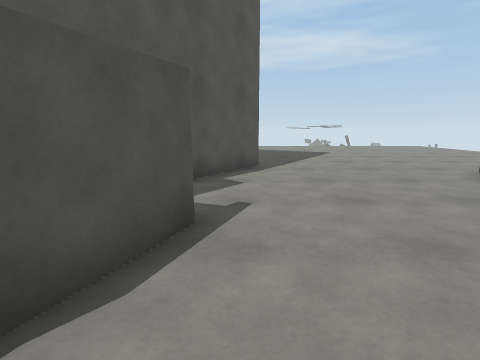
[1] (above)

22 first-person views from a walk through a scene from a Unity 3-D project. The camera is 1.2 m above the floor, tilts 10° down and sees 80° across. The floor is counted in squares, 1 m on a side. Each view is taken from the middle of a square. On the plan, view 1 faces up. The plan holds only what a view shows up to about 13 squares ahead; the rest is blank. The place goes on beyond the plan.

[2]
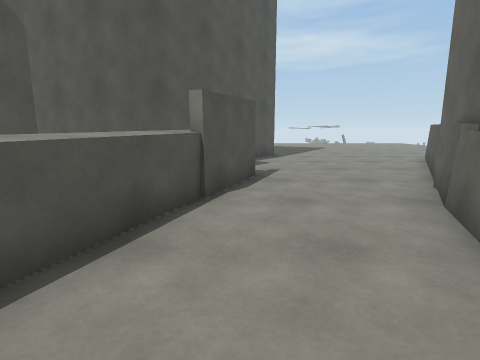

[3]
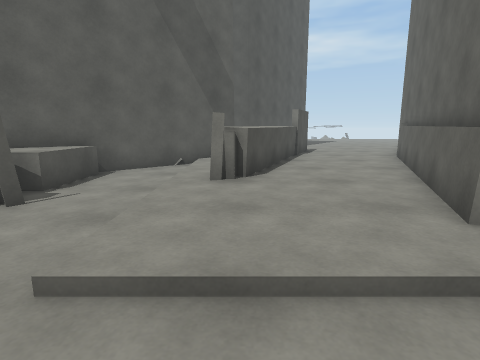

[4]
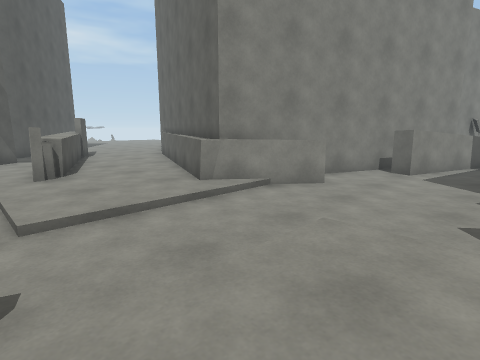

[5]
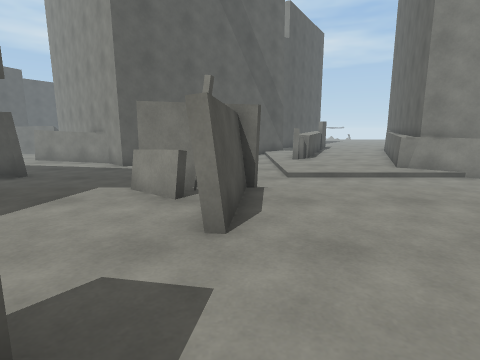

[6]
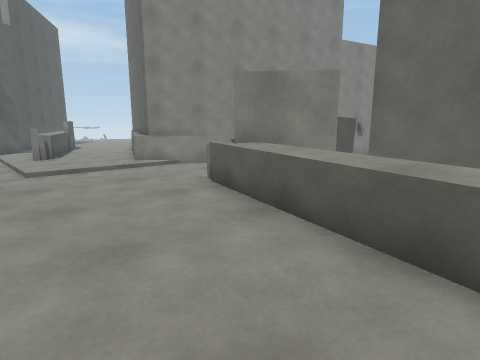

[7]
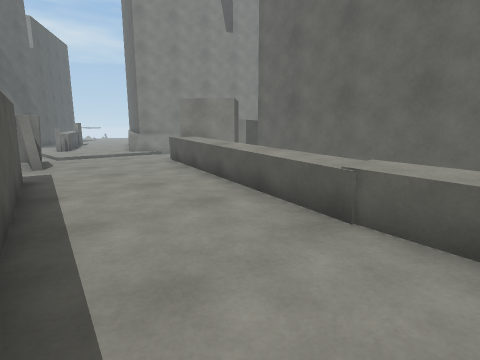

[8]
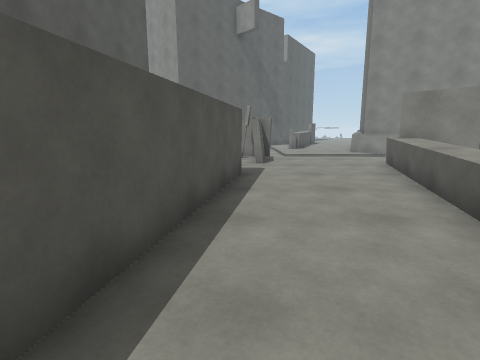

[9]
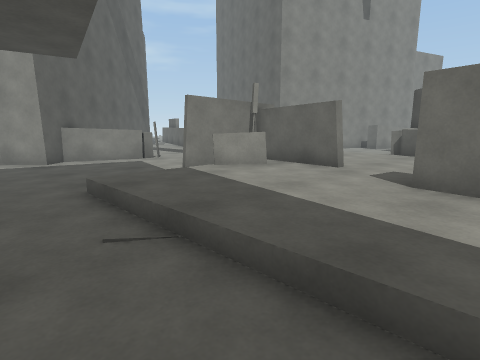

[10]
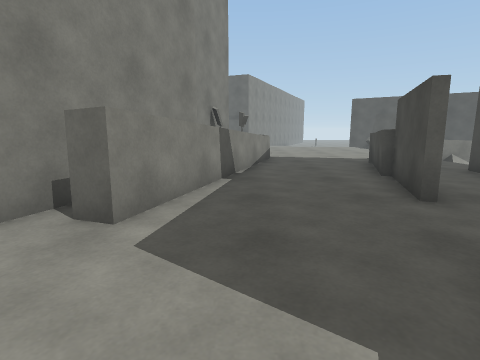

[11]
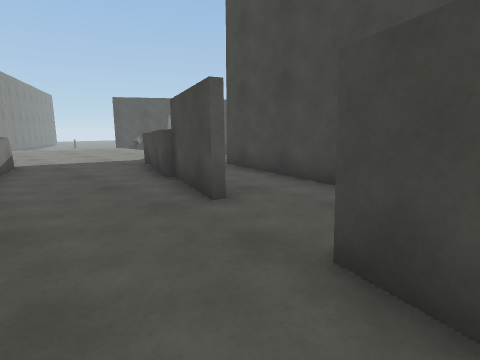

[12]
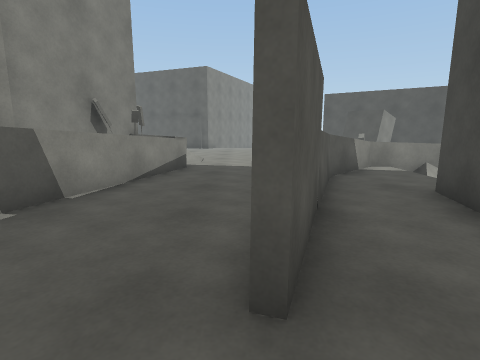

[13]
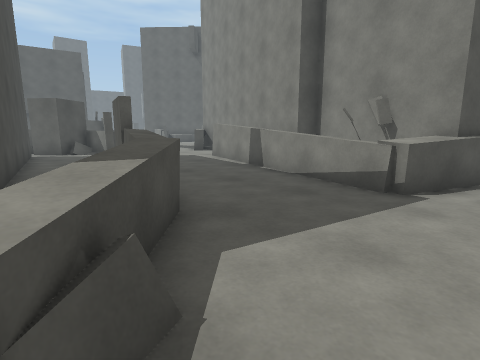

[14]
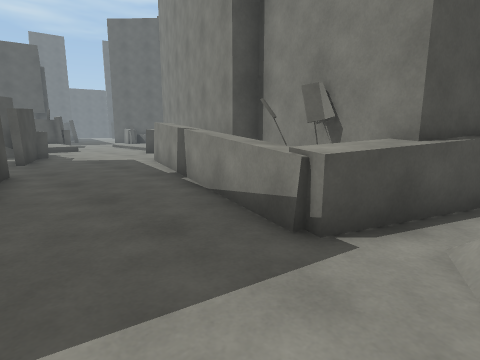

[15]
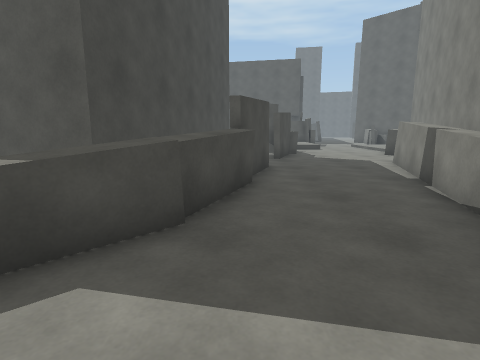

[16]
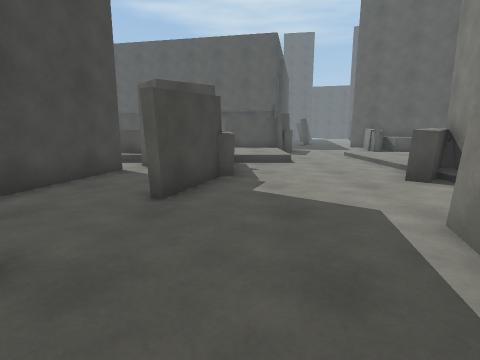

[17]
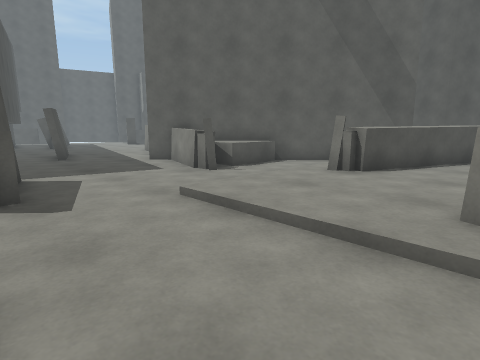

[18]
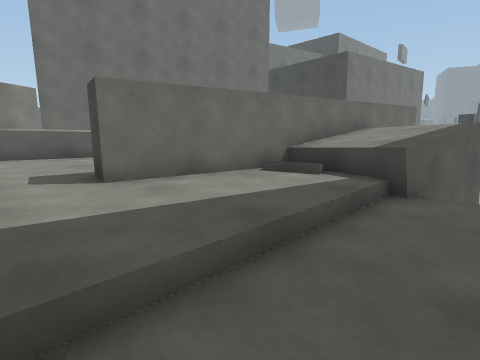

[19]
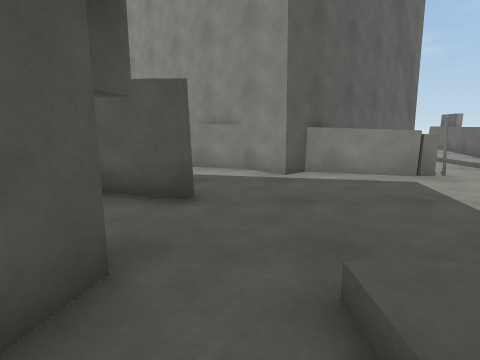

[20]
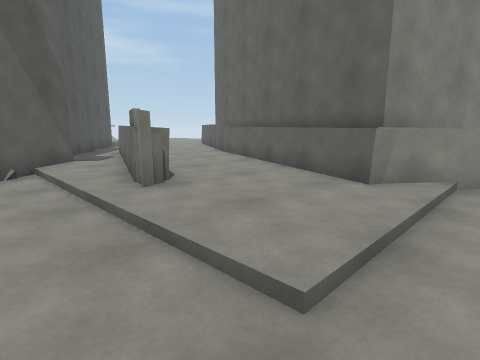

[21]
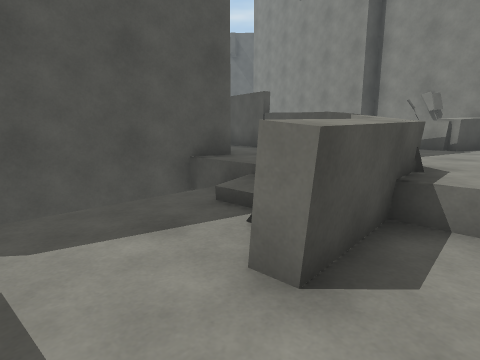

[22]
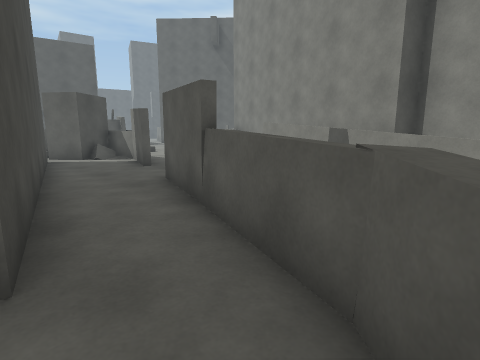

### Floor plan
Key: @ floor where view 1 was taken; # wall or solid block; . main floor; : floor 0.25 m higher than the main floor; + floor 0.5 m higher than the main floor; - floor 0.5 m lower than the main floor; * floor 1 m higher than the main floor; % floor 1.25 m higher than the main floor; / step, stairs or slope; = window, fence, low wall or low ledge; ^ raised ledge; v drop or lower ground; B grey block.
Columns run from 14 left of view 1 to 15 right of it. Each row starts with its distance up from view 1.
 13                ::::::::::
 12                ::::::::::
 11                :::::::::
 10               #::::::::
  9              ##::::::::
  8              #:::::::^
  7              #::::::^
  6              ::::::#^
  5       ###  # ::::::^
  4         #### :::::#^
  3           #::#::::^
  2           ::^#:::^
  1          #::#::::#
  0         ##:^^:@:##
 -1        ##::^::::#
 -2       ##.::^:::##
 -3 #   ###..:^^:::#
 -4 ##  #BB..:^::::#
 -5 ^####BB..:^:::^#
 -6 ..#^^^^..:::::#
 -7 .........::::^##
 -8 .........::::^B#
 -9 #......../////^^####
-10 ...............^...##
-11 #....#.............^^#####  ##
-12 #.///###////.......#^^^^.####.
-13 ..++++=#++++...........^^^^^^.
-14 ..+++++#++++..^#..........^^.+
-15 ..+++++++++^#B^###............
-16 ..+++++++++#BB......##........
-17 ..+++##++++^BB.......##^^.....
-18 ..+++##+++^^ ####.......^^^...
-19 ..+++#++++^= #  ######....^^..
-20 ..+//#++++^  #       ###...^^.
-21  #*//#+++^^  #         # //=^-
-22   //^#+++^= ##         # -/B^-
-23   %/^#+++^  #            ---^-
-24  v=/^#+++^  #            -----
-25     #+++^^               -----

Positions as (right, up) in squares from view 1, and headings:
1: (0, 0), facing up
2: (-1, -4), facing up
3: (-4, -11), facing up
4: (-6, -14), facing up-right
5: (-7, -18), facing up
6: (-7, -20), facing up-right
7: (-9, -25), facing up-right
8: (-8, -25), facing up
9: (-14, -18), facing up-right
10: (1, -13), facing right
11: (2, -13), facing down-right
12: (4, -16), facing right
13: (15, -20), facing up-left
14: (15, -17), facing up-left
15: (15, -17), facing left
16: (8, -14), facing left
17: (-1, -12), facing up-left
18: (-14, -15), facing down-right
19: (-13, -14), facing up
20: (-7, -10), facing up-right
21: (15, -25), facing up-left
22: (12, -20), facing up-left
